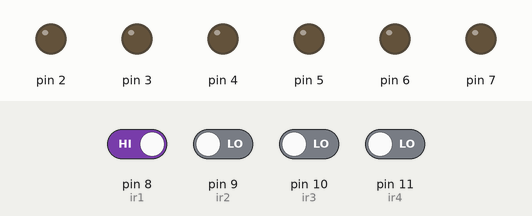
A sketch run on a simulated Arduino Uno, built with avr-gcc and run on an emulated ATmega328P. On the bench: output pins drawn as LEDs (lit = HIGH). Dashed ring = blinking. The inputs (shaded band) are chosen by the test bench; at power-on: pin 8 (ir1) HIGH, pin 9 (ir2), pin 10 (ir3), pin 11 (ir4) LOW.

Above: at 1.2 s.
1.3 s: pin 9 (ir2) driven HIGH
At 2.1 s:
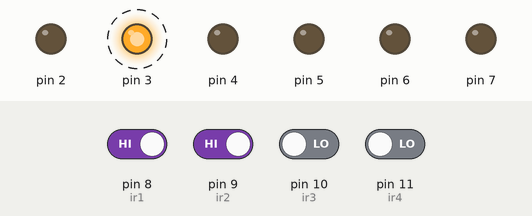
4.3 s: pin 10 (ir3) driven HIGH
At 5.2 s:
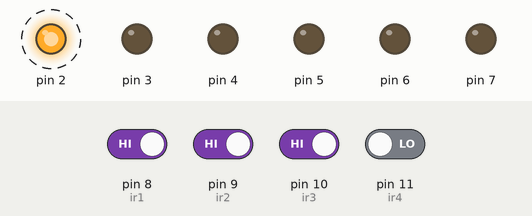
7.3 s: pin 11 (ir4) driven HIGH
At 8.9 s:
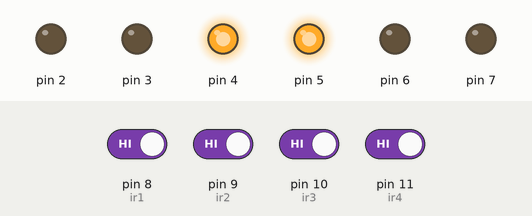
9.4 s: pin 8 (ir1) driven LOW
At 10.1 s:
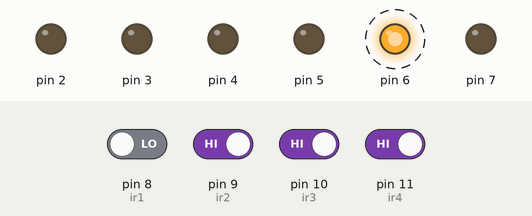
12.4 s: pin 9 (ir2) driven LOW
At 13.5 s:
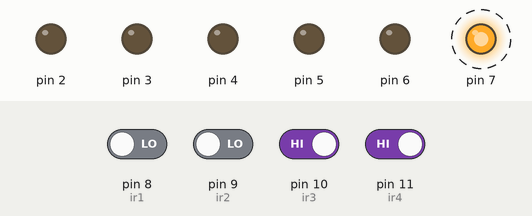
15.4 s: pin 8 (ir1) driven HIGH
At 16.3 s:
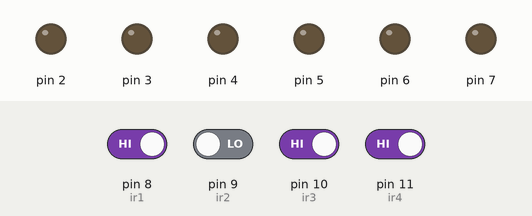
Timing chart, 0 to 18.4 s (numbered marks = the images above; inputs shaded):
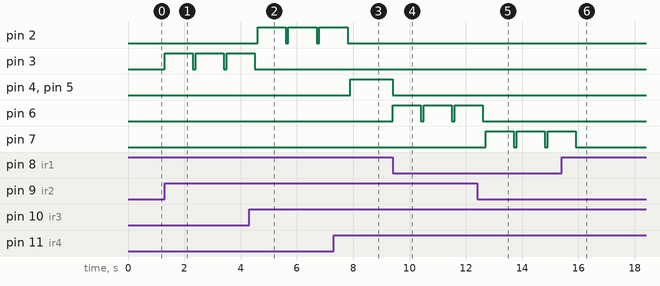

Measured:
- after the input at 1.3 s, pin 3: alternates HIGH for 1.0 s and LOW for 0.10 s, starting at once
- after the input at 4.3 s, pin 2: alternates HIGH for 1.0 s and LOW for 0.10 s, starting after 0.30 s; pin 3: goes on until 4.5 s, then stays LOW
- after the input at 7.3 s, pin 2: goes on until 7.8 s, then stays LOW; pin 4, pin 5: LOW → HIGH after 0.60 s
- after the input at 9.4 s, pin 4, pin 5: HIGH → LOW at once; pin 6: alternates HIGH for 1.0 s and LOW for 0.10 s, starting at once
- after the input at 12.4 s, pin 6: goes on until 12.6 s, then stays LOW; pin 7: alternates HIGH for 1.0 s and LOW for 0.10 s, starting after 0.30 s
- after the input at 15.4 s, pin 7: goes on until 15.9 s, then stays LOW

The sketch:

Automatic_Signal_Lights.ino
```cpp
// Define IR sensor pins
const int ir1 = 8;
const int ir2 = 9;
const int ir3 = 10;
const int ir4 = 11;

void setup() {
  // Set IR sensor pins as input
  pinMode(ir1, INPUT);
  pinMode(ir2, INPUT);
  pinMode(ir3, INPUT);
  pinMode(ir4, INPUT);

  // Set signal light pins as output
  pinMode(2, OUTPUT);
  pinMode(3, OUTPUT);
  pinMode(4, OUTPUT);
  pinMode(5, OUTPUT);
  pinMode(6, OUTPUT);
  pinMode(7, OUTPUT);

  // Ensure all outputs are LOW initially
 // resetSignals();
}

void loop() {
  // Read IR sensor states
  int ir1State = digitalRead(ir1);
  int ir2State = digitalRead(ir2);
  int ir3State = digitalRead(ir3);
  int ir4State = digitalRead(ir4);

  resetSignals();

  // Logic for controlling signal lights
  if ((ir1State == 0) && (ir2State == 1) && (ir3State == 1) && (ir4State == 1)) {
    digitalWrite(6, HIGH); delay(1000);   resetSignals();
  } else if ((ir1State == 0) && (ir2State == 0) && (ir3State == 1) && (ir4State == 1)) {
    digitalWrite(7, HIGH); delay(1000);   resetSignals();
  } else if ((ir1State == 1) && (ir2State == 1) && (ir3State == 1) && (ir4State == 0)) {
    digitalWrite(2, HIGH);  delay(1000);   resetSignals();
  } else if ((ir1State == 1) && (ir2State == 1) && (ir3State == 0) && (ir4State == 0)) {
    digitalWrite(3, HIGH);  delay(1000);   resetSignals();
  } else if ((ir1State == 1) && (ir2State == 1) && (ir3State == 1) && (ir4State == 1)) {
    // No IR sensors are detecting anything
    digitalWrite(4, HIGH); // Connect Green Signal Lights at D4, D5
    digitalWrite(5, HIGH);
  }

  delay(100); // Small delay to stabilize readings
}

// Function to reset all signal lights
void resetSignals() {
  digitalWrite(2, LOW);
  digitalWrite(3, LOW);
  digitalWrite(4, LOW);
  digitalWrite(5, LOW);
  digitalWrite(6, LOW);
  digitalWrite(7, LOW);
}
```
